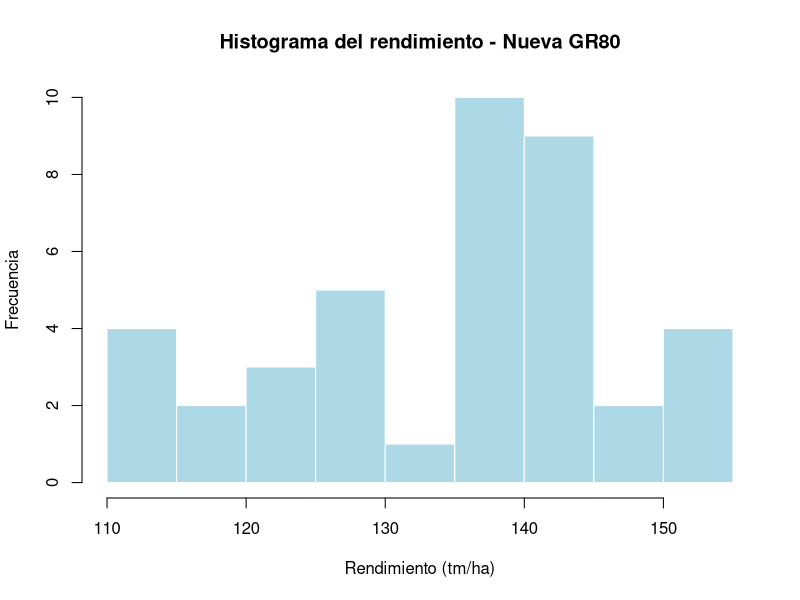

The R source for this figure:
## ---- chunk 1
nueva_gr80 <- c(
  110, 112, 135, 140, 128, 132, 123, 125, 140, 142,
  151, 113, 142, 123, 118, 143, 138, 135, 140, 135,
  112, 128, 152, 136, 152, 139, 142, 129, 150, 135,
  119, 128, 123, 142, 138, 145, 136, 147, 141, 137
)
## ---- chunk 2
intervalos <- seq(110, 155, by = 5)

clases <- cut(
  nueva_gr80,
  breaks = intervalos,
  right = FALSE,
  include.lowest = TRUE
)

tabla_frecuencias <- as.data.frame(table(clases))
tabla_frecuencias
## ---- chunk 3
tabla_frecuencias$frecuencia_relativa <- tabla_frecuencias$Freq / sum(tabla_frecuencias$Freq)

tabla_frecuencias$porcentaje <- tabla_frecuencias$frecuencia_relativa * 100

tabla_frecuencias
## ---- chunk 4
hist(
  nueva_gr80,
  breaks = intervalos,
  right = FALSE,
  main = "Histograma del rendimiento - Nueva GR80",
  xlab = "Rendimiento (tm/ha)",
  ylab = "Frecuencia",
  col = "lightblue",
  border = "white"
)
